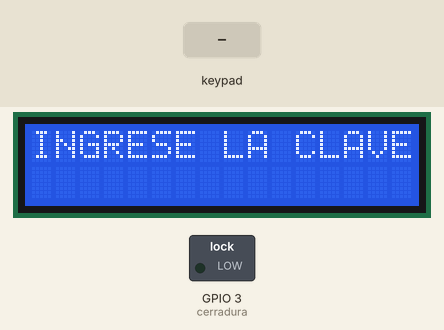
This sketch was run on a simulated ESP8266 (NodeMCU). Shown: 16×2 character LCD, switched loads named in the sketch (green lamp = pin HIGH). The inputs (shaded band) are chosen by the test bench. WiFi joins after 1.5 s; servers stay silent unless stated; uploads are accepted with an empty reply; what the sketch prints to the serial monitor is not drawn.

Above: at 1.2 s.
1.3 s: keypad keys 1 1 1 1 1 pressed 0.4 s apart
At 3.7 s:
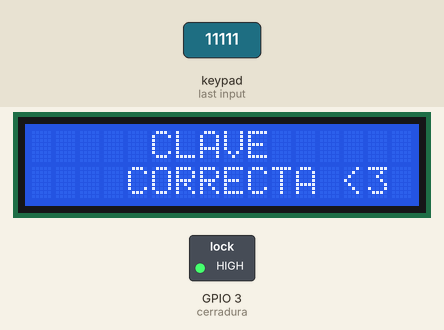
4.8 s: keypad keys 1 3 9 7 2 pressed 0.4 s apart
At 9.5 s:
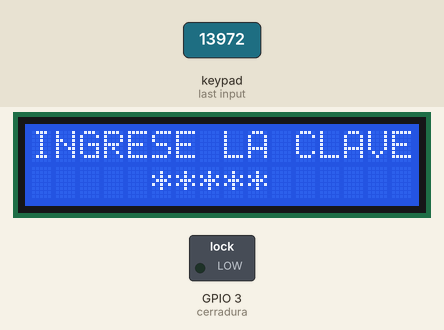
9.8 s: key '1' pressed
12.8 s: key '2' pressed
At 14.5 s:
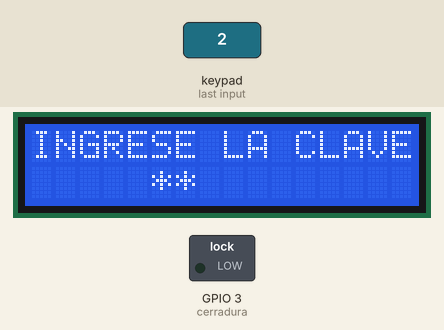
15.8 s: key '3' pressed
At 16.6 s:
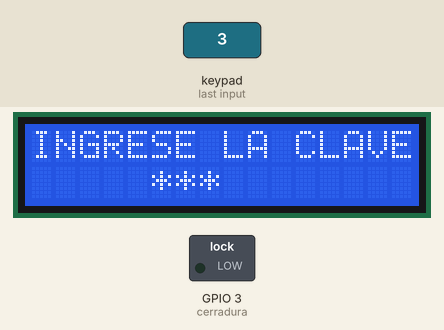
18.8 s: keypad keys 1 1 1 1 1 # pressed 0.4 s apart
At 20.8 s:
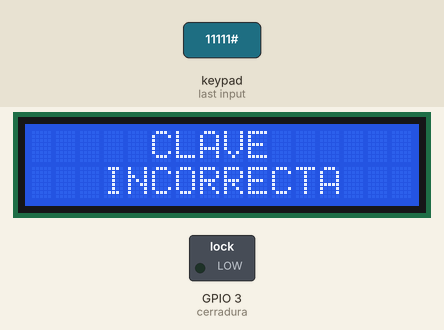
Timing chart, 0 to 22.3 s (numbered marks = the images above; inputs shaded):
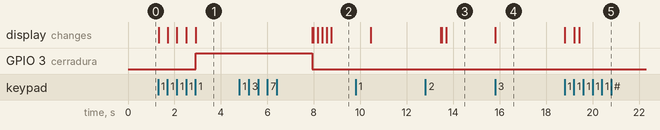

The sketch:

SecurityDoor.ino
```cpp
#include <Arduino.h>
#include <ESP8266WiFi.h>
#include <ESP8266WiFiMulti.h>
#include <ESP8266HTTPClient.h>
#include <WiFiClient.h>

#include <Keypad.h>
#include <LiquidCrystal_I2C.h>

ESP8266WiFiMulti WiFiMulti;
LiquidCrystal_I2C lcd(0x27,16,2);

#define SERVER "www.rafa23.com/conexion/"
#define USER "rafamx"
#define PASS "E59J7Ua4fVp#!f"

const byte FILAS = 4;
const byte COLUMNAS = 3;

char matriz[FILAS][3]={
  {'1','2','3'},
  {'4','5','6'},
  {'7','8','9'},
  {'*','0','#'},
};

char clave[5] = {'1','1','1','1','1'};
char claveUsuario[6];


byte pinesFilas[FILAS] = {D0,D3,D4,D5};
byte pinesColumnas[COLUMNAS] = {D6,D7,10};

Keypad teclado = Keypad(makeKeymap(matriz),pinesFilas,pinesColumnas,FILAS,COLUMNAS);

int cerradura = 3;

int cont = 0;
int iden = 0;
int con2 = 5;
String s;
char Tecla;

void setup(){
  Serial.begin(9600);
  lcd.init(); // inicializar pantalla
  lcd.backlight(); //luz de fondo
  lcd.clear();
  pinMode(cerradura,OUTPUT);
  digitalWrite(cerradura,LOW);

  Serial.println("Conectado...");
  WiFi.mode(WIFI_STA);
  WiFiMulti.addAP("Wifi", "123456789");
}


void loop(){
  lcd.setCursor(0,0);
  lcd.print("INGRESE LA CLAVE");
  //se recolpila el digito seleccionado en la variable tecla
  Tecla = teclado.getKey();

  Serial.print(Tecla);

  if(Tecla){
    claveUsuario[cont] = Tecla;
    cont++;
  lcd.setCursor(con2,1);
  lcd.print("*");
  con2++;

  if(cont == 5){

  for(int i = 0; i<=4;i++){

    if(claveUsuario[i] != clave[i]){
      iden = 1;
    }

  }

    if(iden==1){
      if ((WiFiMulti.run() == WL_CONNECTED)) {
      Serial.println("Conexion exitosa");
      login();
   }
    }
   if(iden ==1){
    lcd.clear();
    lcd.setCursor(5,0);
    lcd.print("CLAVE");
    lcd.setCursor(3,1);
    lcd.print("INCORRECTA");
    delay(3000);
    pinMode(cerradura,OUTPUT);
    digitalWrite(cerradura,LOW);
    cont = 0;
    iden = 0;
    con2 =5;
    lcd.clear();
  }
  else{
    lcd.clear();
    lcd.setCursor(5,0);
    lcd.print("CLAVE");
    lcd.setCursor(4,1);
    lcd.print("CORRECTA <3");
    pinMode(cerradura,OUTPUT);
    digitalWrite(cerradura,HIGH);
    delay(5000);
    pinMode(cerradura,OUTPUT);
    digitalWrite(cerradura,LOW);

    con2 =5;
    cont= 0;
      lcd.clear();
  }


  }


}

}


void login(){
  WiFiClient client;
  HTTPClient http;
  claveUsuario[5] = '\0';
  String pass = String(claveUsuario);
  if(http.begin(client, "http://" SERVER "login.php?p=" + pass)){
    int httpCode = http.GET();
    if(httpCode > 0){
      if(httpCode == HTTP_CODE_OK){
        String json = http.getString();
        Serial.println(json);
        if(json.indexOf("si")!=-1)
          iden = 0;
        else
          iden = 1;
      }
    }else{
      Serial.println("Error GET");
    }
  }
}
```

Measured:
- after the input at 1.3 s, GPIO 3 (cerradura): LOW → HIGH after 1.6 s; the display: first changes at once (image 1 shows a later state)
- after the input at 4.8 s, the display: first differs from a run without the input after 3.2 s (image 2 shows a later state)
- after the input at 12.8 s, the display: first differs from a run without the input after 0.90 s (image 3)
- after the input at 15.8 s, the display: changes at once (image 4)
- after the input at 18.8 s, the display: first changes at once (image 5 shows a later state)
